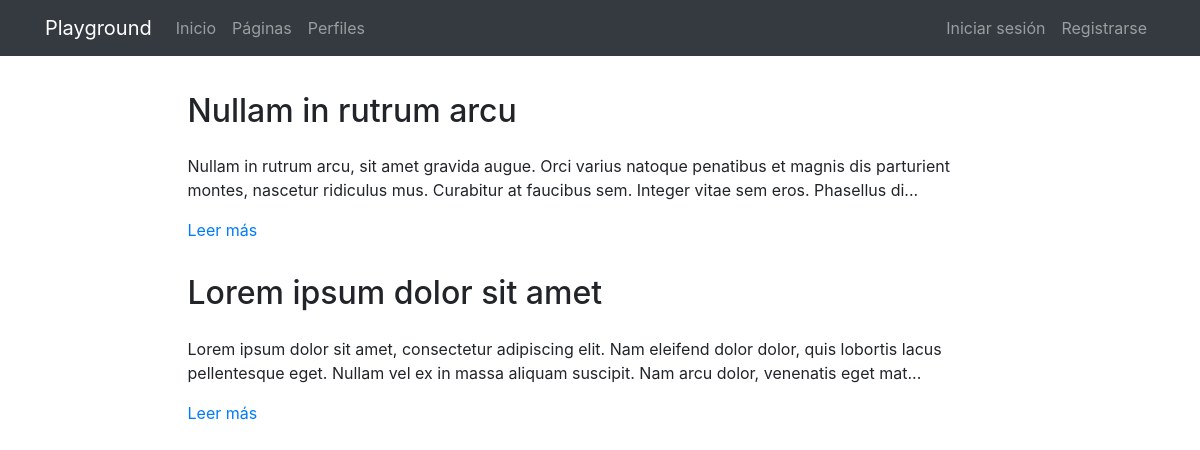
Page /pages/ on the earlier database version.
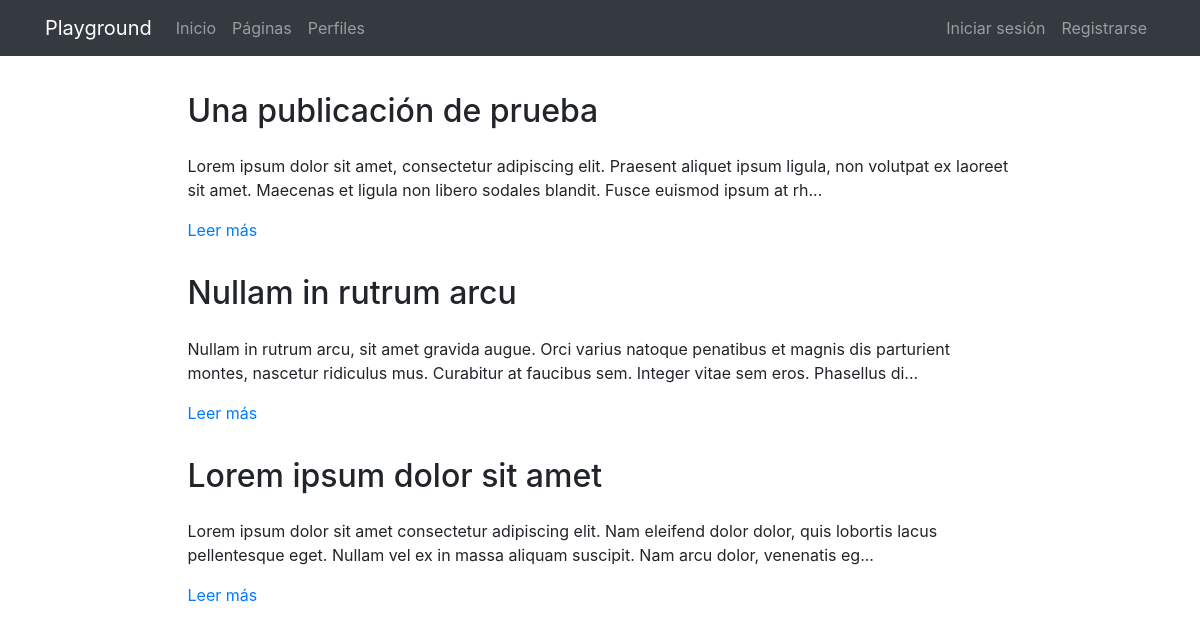
Same page on the later database version.
### pages/models.py (models this page shows, shortened)
class Page(models.Model):
    title = models.CharField(verbose_name="Título", max_length=200)
    content = RichTextField(verbose_name="Contenido")
    order = models.SmallIntegerField(verbose_name="Orden", default=0)
    created = models.DateTimeField(auto_now_add=True, verbose_name="Fecha de creación")
    updated = models.DateTimeField(auto_now=True, verbose_name="Fecha de edición")
    class Meta:
        verbose_name = "página"
        verbose_name_plural = "páginas"
        ordering = ['order', 'title']

### pages/views.py (the view)
# urls.py: path('', PageListView.as_view(), name='pages'),
class PageListView(ListView):
    model = Page

### pages/templates/pages/page_list.html (shortened to what this page needs)
{% extends 'core/base.html' %}
{% load static %}
{% block content %}
{% include 'pages/includes/pages_menu.html' %}
<main role="main">
  <div class="container mb-4">
    {% for page in page_list|dictsort:"id" reversed %}
      <div class="row mt-3">
        <div class="col-md-9 mx-auto">
          <h2 class="mb-4">{{page.title}}</h2>
          <div>
            <p>{{page.content|striptags|safe|truncatechars:"200"}}</p>
            <p><a href="{% url 'pages:page' page.id page.title|slugify %}">Leer más</a>
            </p>
          </div>
        </div>
      </div>
    {% endfor %}
  </div>
</main>
{% endblock %}

Differences in the rows shown:
added Page: title "Una publicación de prueba", content "Lorem ipsum dolor sit amet, consectetur adipiscing elit. Praesent aliquet ipsum ligula, non volutpat ex laoreet sit amet. Maecenas et ligula non libero sodales blandit. Fusce euismod ipsum at rh..."
changed Page "Lorem ipsum dolor sit amet": content "Lorem ipsum dolor sit amet, consectetur adipiscing elit. Nam eleifend dolor dolor, quis lobortis lacus pellentesque eget. Nullam vel ex in massa aliquam suscipit. Nam arcu dolor, venenatis eget mat..." → "Lorem ipsum dolor sit amet consectetur adipiscing elit. Nam eleifend dolor dolor, quis lobortis lacus pellentesque eget. Nullam vel ex in massa aliquam suscipit. Nam arcu dolor, venenatis eg..."
